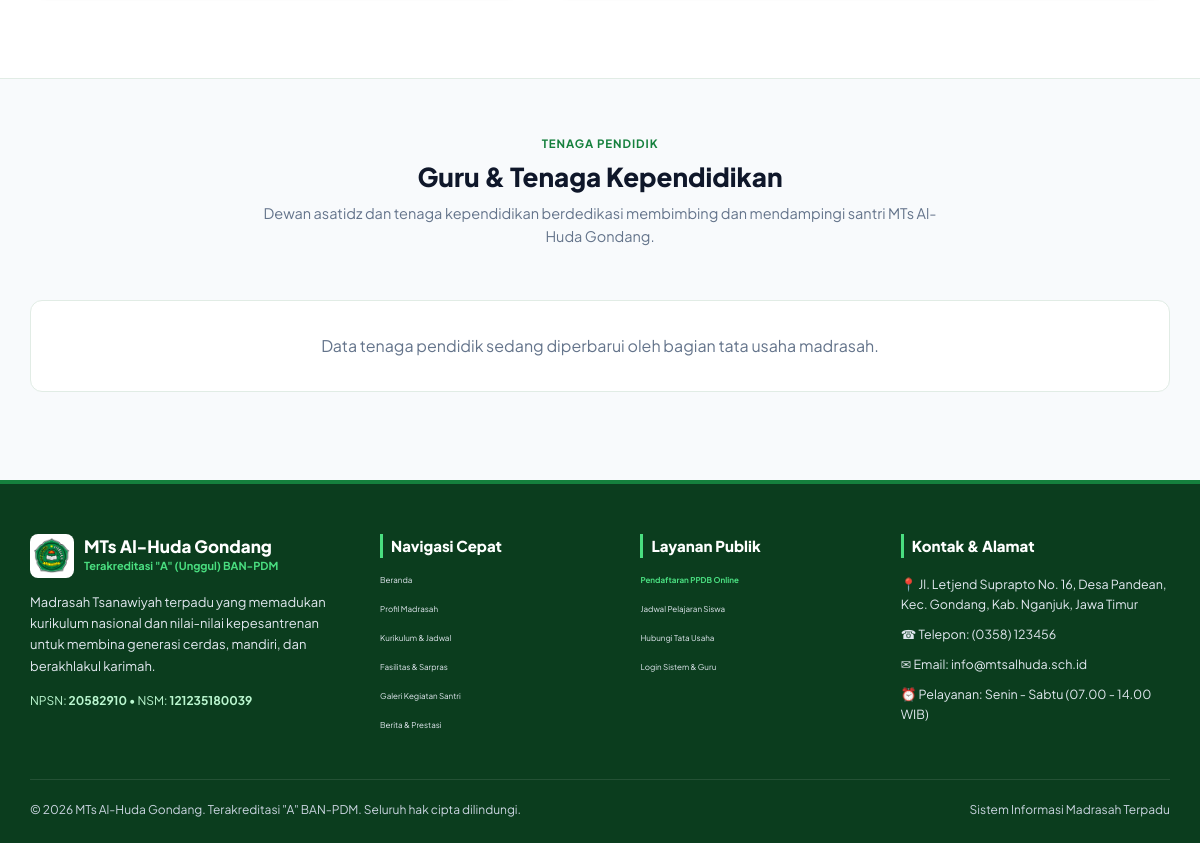
The app's page /profil (lower part), older data.
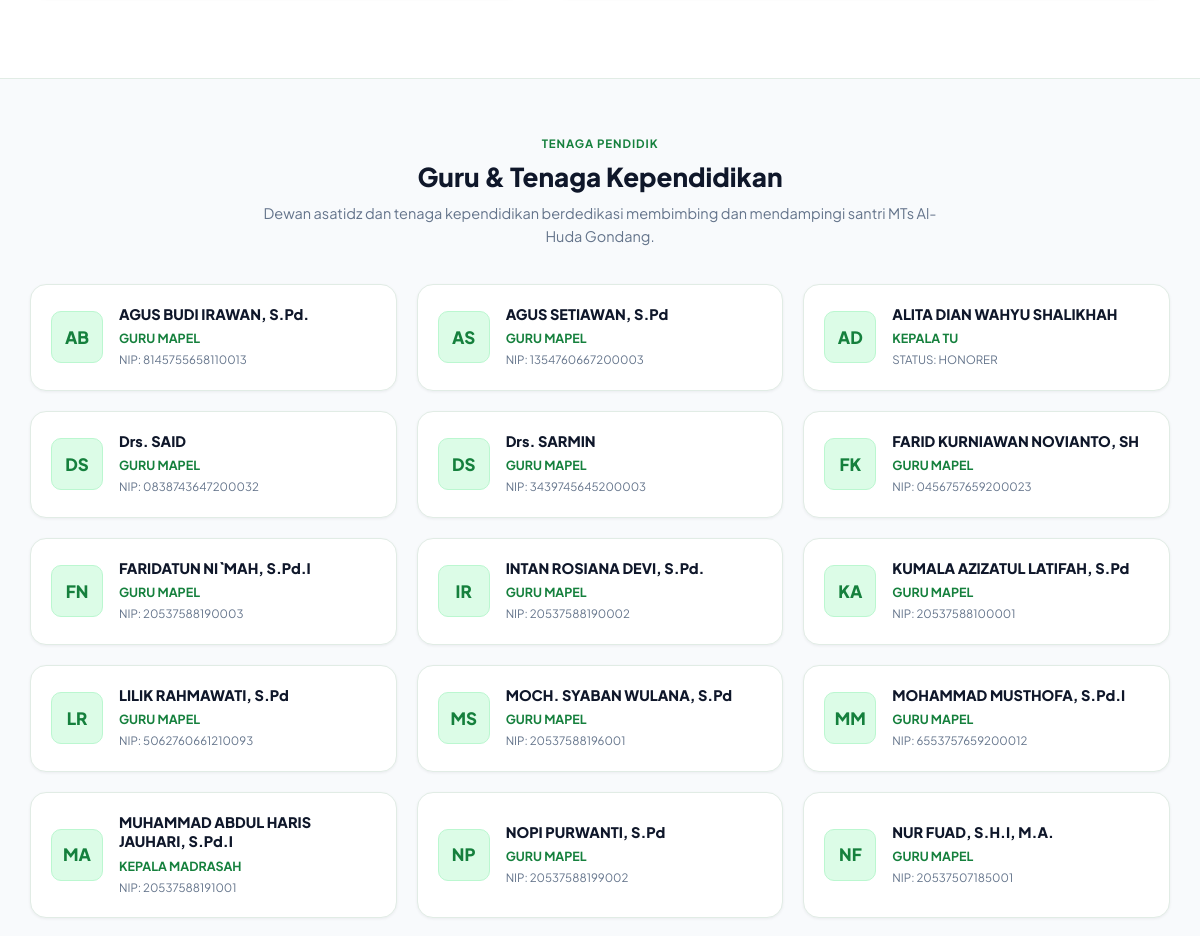
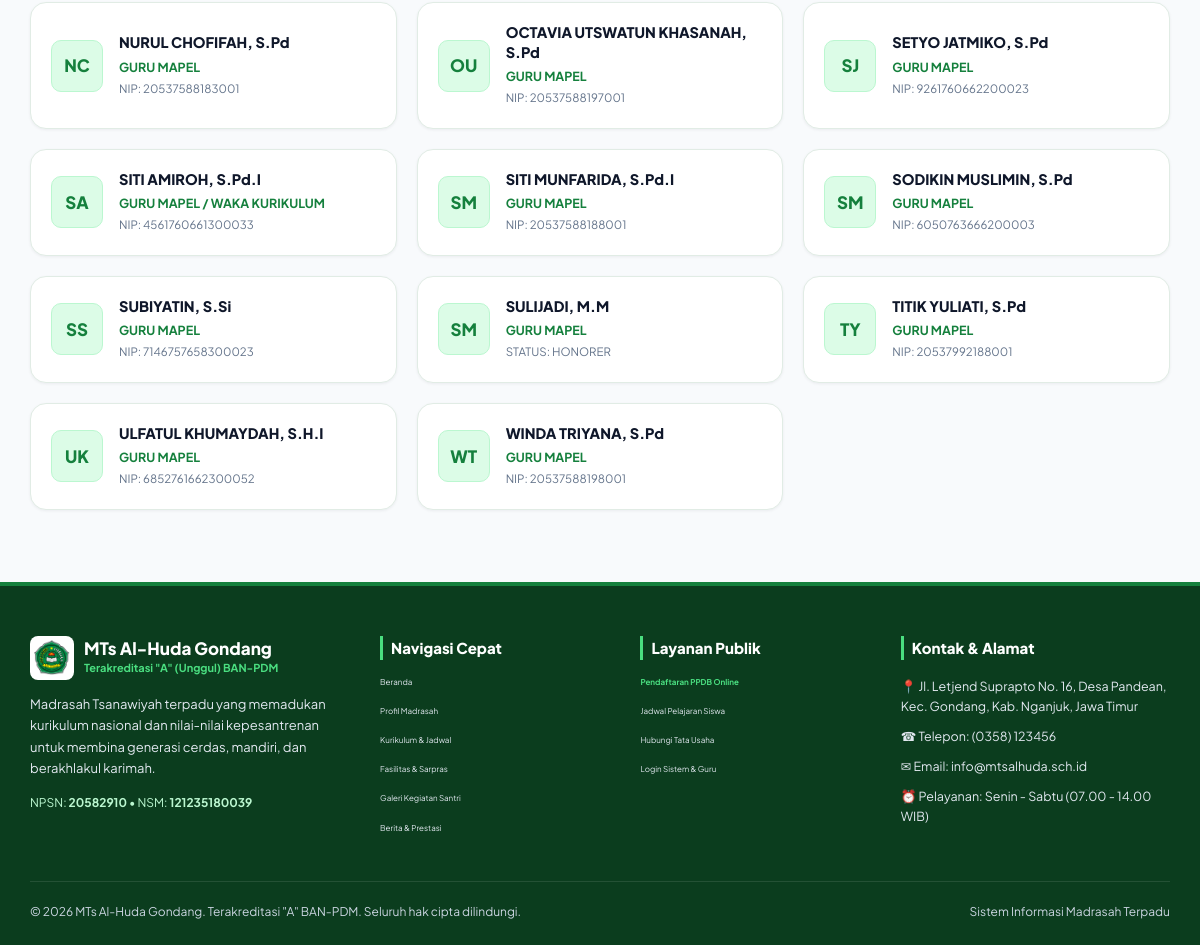
The same page, newer data (2 pictures, top to bottom).
### tables this page shows
CREATE TABLE `guru` (
  `id` bigint unsigned NOT NULL AUTO_INCREMENT,
  `user_id` bigint unsigned NOT NULL,
  `nip` varchar(30) DEFAULT NULL,
  `nuptk` varchar(30) DEFAULT NULL,
  `gelar_depan` varchar(20) DEFAULT NULL,
  `nama_lengkap` varchar(100) NOT NULL,
  `gelar_belakang` varchar(20) DEFAULT NULL,
  `gender` enum('L','P') NOT NULL DEFAULT 'L',
  `jenis_kelamin` enum('L','P') NOT NULL DEFAULT 'L',
  `phone` varchar(30) DEFAULT NULL,
  `no_hp` varchar(30) DEFAULT NULL,
  `address` text DEFAULT NULL,
  `alamat` text DEFAULT NULL,
  `foto_url` varchar(255) DEFAULT NULL,
  `employment_status` varchar(50) NOT NULL DEFAULT 'honorer',
  `status_kepegawaian` varchar(50) DEFAULT 'GTT/PTT',
  `subject_specialty` varchar(120) DEFAULT NULL,
  `bidang_studi` varchar(120) DEFAULT NULL,
  `kode_jadwal` varchar(10) DEFAULT NULL,
  `joined_at` date DEFAULT NULL,
  `is_active` tinyint(1) NOT NULL DEFAULT '1',
  `created_at` datetime NOT NULL DEFAULT CURRENT_TIMESTAMP,
  `updated_at` datetime NOT NULL DEFAULT CURRENT_TIMESTAMP ON UPDATE CURRENT_TIMESTAMP,
  `deleted_at` datetime DEFAULT NULL,
  PRIMARY KEY (`id`),
  UNIQUE KEY `uq_guru_user` (`user_id`),
  UNIQUE KEY `uq_guru_nip` (`nip`),
  UNIQUE KEY `uq_guru_nuptk` (`nuptk`),
  KEY `idx_guru_active` (`is_active`),
  CONSTRAINT `fk_guru_user` FOREIGN KEY (`user_id`) REFERENCES `pengguna` (`id`) ON DELETE CASCADE ON UPDATE CASCADE
);

CREATE TABLE `pengguna` (
  `id` bigint unsigned NOT NULL AUTO_INCREMENT,
  `username` varchar(60) NOT NULL,
  `email` varchar(160) DEFAULT NULL,
  `password_hash` varchar(255) NOT NULL,
  `name` varchar(120) NOT NULL,
  `nama` varchar(120) DEFAULT NULL,
  `role` enum('admin','operator','kepala','guru','siswa') NOT NULL DEFAULT 'siswa',
  `role_label` varchar(50) DEFAULT NULL,
  `phone` varchar(30) DEFAULT NULL,
  `telepon` varchar(30) DEFAULT NULL,
  `avatar_path` varchar(255) DEFAULT NULL,
  `foto_url` varchar(255) DEFAULT NULL,
  `is_active` tinyint(1) NOT NULL DEFAULT '1',
  `must_change_password` tinyint(1) NOT NULL DEFAULT '0',
  `failed_login_attempts` tinyint unsigned NOT NULL DEFAULT '0',
  `locked_until` datetime DEFAULT NULL,
  `last_login_at` datetime DEFAULT NULL,
  `last_login_ip` varchar(45) DEFAULT NULL,
  `created_at` datetime NOT NULL DEFAULT CURRENT_TIMESTAMP,
  `updated_at` datetime NOT NULL DEFAULT CURRENT_TIMESTAMP ON UPDATE CURRENT_TIMESTAMP,
  `deleted_at` datetime DEFAULT NULL,
  PRIMARY KEY (`id`),
  UNIQUE KEY `uq_pengguna_username` (`username`),
  UNIQUE KEY `uq_pengguna_email` (`email`),
  KEY `idx_pengguna_role` (`role`,`is_active`)
);

### app/Controllers/ProfilController.php (called while the page is built, shortened)
<?php
class ProfilController
{
    public function index(): void
    {
        $pdo = Database::connection();
        $guruStmt = $pdo->query("SELECT g.*, u.name, u.email, u.avatar_path
                                FROM guru g
                                JOIN pengguna u ON u.id = g.user_id
                                WHERE u.is_active = 1 AND u.deleted_at IS NULL
                                ORDER BY u.name ASC");
        $guruList = $guruStmt->fetchAll();
        $settings = $pdo->query("SELECT setting_key, setting_value FROM pengaturan WHERE is_public = 1")->fetchAll(PDO::FETCH_KEY_PAIR);
        $data = [
            'title' => 'Profil Madrasah, Visi Misi & Guru | MTs Al-Huda Gondang',
            'guru' => $guruList,
            'settings' => $settings,
        ];
        require_once __DIR__ . '/../Views/profil/index.php';
    }
}

### app/Views/profil/index.php (the view, shortened to what this page needs)
<?php
require_once __DIR__ . '/../layouts/header.php';
$guru = $data['guru'] ?? [];
function get_initials(string $name): string {
    $words = preg_split('/\s+/', trim($name));
    $initials = '';
    foreach (array_slice($words, 0, 2) as $w) {
        $initials .= mb_substr($w, 0, 1);
    }
    return strtoupper($initials ?: 'M');
}
?>
<main>
    <section style="padding: 56px 0 32px; background: #FFFFFF;">
    </section>
    <section style="padding: 56px 0 72px; background: #F8FAFC; border-top: 1px solid var(--border);">
        <div class="container">
            <div class="section-head centered">
                <div class="section-pretitle">Tenaga Pendidik</div>
                <h2 class="section-title">Guru &amp; Tenaga Kependidikan</h2>
                <p class="section-subtitle">
                    Dewan asatidz dan tenaga kependidikan berdedikasi membimbing dan mendampingi santri MTs Al-Huda Gondang.
                </p>
            </div>
            <div class="teachers-v2-grid">
                <?php if (empty($guru)): ?>
                    <p style="color: #64748B; text-align: center; grid-column: 1 / -1; padding: 32px; background: #FFFFFF; border-radius: 12px; border: 1px solid var(--border);">
                        Data tenaga pendidik sedang diperbarui oleh bagian tata usaha madrasah.
                    </p>
                <?php else: ?>
                    <?php foreach ($guru as $g): ?>
                        <div class="teacher-v2-card">
                            <?php if (!empty($g['avatar_path'])): ?>
                                <img src="<?= base_url($g['avatar_path']) ?>"
                                     alt="<?= htmlspecialchars($g['name']) ?>"
                                     class="teacher-v2-avatar"
                                     style="object-fit: cover;">
                            <?php else: ?>
                                <div class="teacher-v2-avatar">
                                    <?= htmlspecialchars(get_initials($g['name'])) ?>
                                </div>
                            <?php endif; ?>
                            <div style="min-width: 0; flex: 1;">
                                <h3 class="teacher-v2-name">
                                    <?= htmlspecialchars($g['name']) ?>
                                </h3>
                                <div class="teacher-v2-role">
                                    <?= htmlspecialchars($g['subject_specialty'] ?? 'Guru / Pendidik') ?>
                                </div>
                                <?php if (!empty($g['nip'])): ?>
                                    <div class="teacher-v2-nip">
                                        NIP: <?= htmlspecialchars($g['nip']) ?>
                                    </div>
                                <?php elseif (!empty($g['employment_status'])): ?>
                                    <div class="teacher-v2-nip" style="text-transform: uppercase;">
                                        Status: <?= htmlspecialchars($g['employment_status']) ?>
                                    </div>
                                <?php endif; ?>
                            </div>
                        </div>
                    <?php endforeach; ?>
                <?php endif; ?>
            </div>
        </div>
    </section>
</main>
<?php require_once __DIR__ . '/../layouts/footer.php'; ?>

Row changes from the older to the newer data that the page shows:
added guru: user.name "AB", user.name "AGUS BUDI IRAWAN, S.Pd.", subject_specialty "GURU MAPEL", nip "8145755658110013"
added guru: user.name "AS", user.name "AGUS SETIAWAN, S.Pd", subject_specialty "GURU MAPEL", nip "1354760667200003"
added guru: user.name "AD", user.name "ALITA DIAN WAHYU SHALIKHAH", subject_specialty "KEPALA TU", employment_status "HONORER"
added guru: user.name "DS", user.name "Drs. SAID", subject_specialty "GURU MAPEL", nip "0838743647200032"
added guru: user.name "DS", user.name "Drs. SARMIN", subject_specialty "GURU MAPEL", nip "3439745645200003"
added guru: user.name "FK", user.name "FARID KURNIAWAN NOVIANTO, SH", subject_specialty "GURU MAPEL", nip "0456757659200023"
added guru: user.name "FN", user.name "FARIDATUN NI`MAH, S.Pd.I", subject_specialty "GURU MAPEL", nip "20537588190003"
added guru: user.name "IR", user.name "INTAN ROSIANA DEVI, S.Pd.", subject_specialty "GURU MAPEL", nip "20537588190002"
added guru: user.name "KA", user.name "KUMALA AZIZATUL LATIFAH, S.Pd", subject_specialty "GURU MAPEL", nip "20537588100001"
added guru: user.name "LR", user.name "LILIK RAHMAWATI, S.Pd", subject_specialty "GURU MAPEL", nip "5062760661210093"
added guru: user.name "MS", user.name "MOCH. SYABAN WULANA, S.Pd", subject_specialty "GURU MAPEL", nip "20537588196001"
added guru: user.name "MM", user.name "MOHAMMAD MUSTHOFA, S.Pd.I", subject_specialty "GURU MAPEL", nip "6553757659200012"
added guru: user.name "MA", user.name "MUHAMMAD ABDUL HARIS JAUHARI, S.Pd.I", subject_specialty "KEPALA MADRASAH", nip "20537588191001"
added guru: user.name "NP", user.name "NOPI PURWANTI, S.Pd", subject_specialty "GURU MAPEL", nip "20537588199002"
added guru: user.name "NF", user.name "NUR FUAD, S.H.I, M.A.", subject_specialty "GURU MAPEL", nip "20537507185001"
added guru: user.name "NC", user.name "NURUL CHOFIFAH, S.Pd", subject_specialty "GURU MAPEL", nip "20537588183001"
added guru: user.name "OU", user.name "OCTAVIA UTSWATUN KHASANAH, S.Pd", subject_specialty "GURU MAPEL", nip "20537588197001"
added guru: user.name "SJ", user.name "SETYO JATMIKO, S.Pd", subject_specialty "GURU MAPEL", nip "9261760662200023"
added guru: user.name "SA", user.name "SITI AMIROH, S.Pd.I", subject_specialty "GURU MAPEL / WAKA KURIKULUM", nip "4561760661300033"
added guru: user.name "SM", user.name "SITI MUNFARIDA, S.Pd.I", subject_specialty "GURU MAPEL", nip "20537588188001"
added guru: user.name "SM", user.name "SODIKIN MUSLIMIN, S.Pd", subject_specialty "GURU MAPEL", nip "6050763666200003"
added guru: user.name "SS", user.name "SUBIYATIN, S.Si", subject_specialty "GURU MAPEL", nip "7146757658300023"
added guru: user.name "SM", user.name "SULIJADI, M.M", subject_specialty "GURU MAPEL", employment_status "HONORER"
added guru: user.name "TY", user.name "TITIK YULIATI, S.Pd", subject_specialty "GURU MAPEL", nip "20537992188001"
added guru: user.name "UK", user.name "ULFATUL KHUMAYDAH, S.H.I", subject_specialty "GURU MAPEL", nip "6852761662300052"
added guru: user.name "WT", user.name "WINDA TRIYANA, S.Pd", subject_specialty "GURU MAPEL", nip "20537588198001"
Text that changed along with them:
text no longer shown: "Data tenaga pendidik sedang diperbarui oleh bagian tata usaha madrasah."
